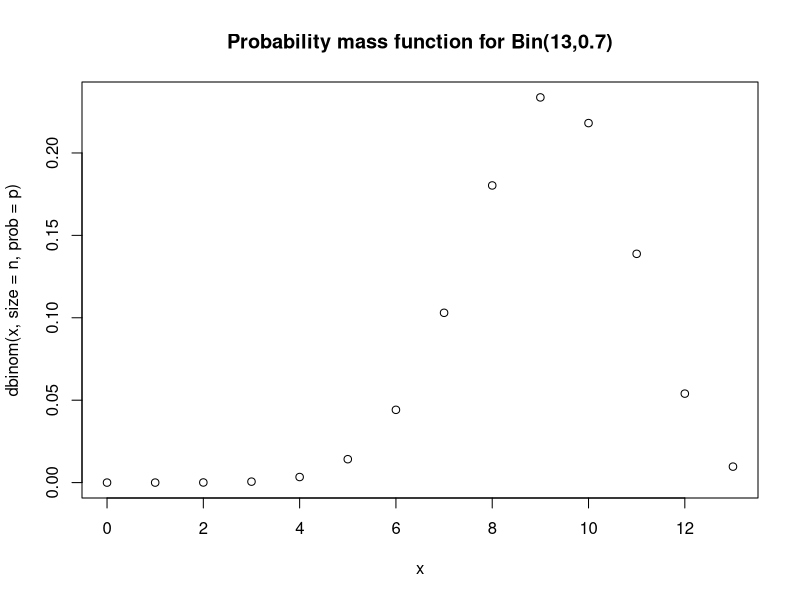
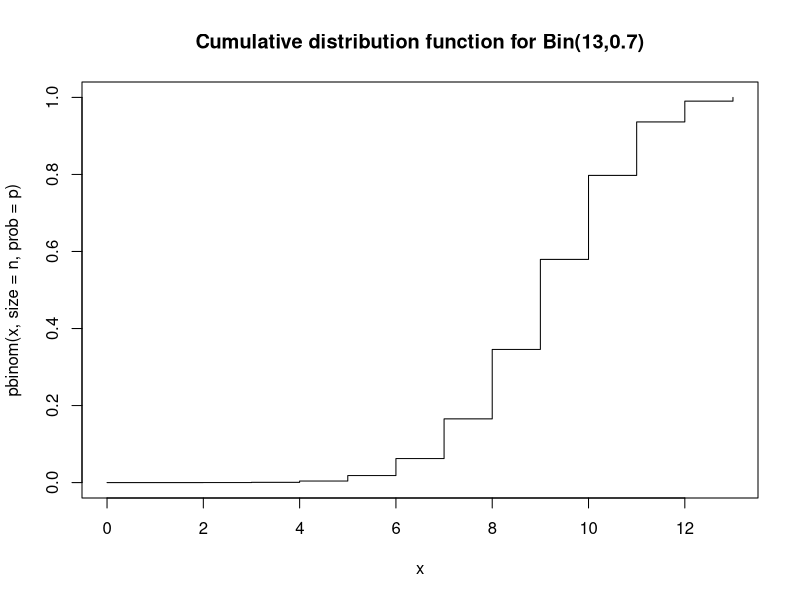
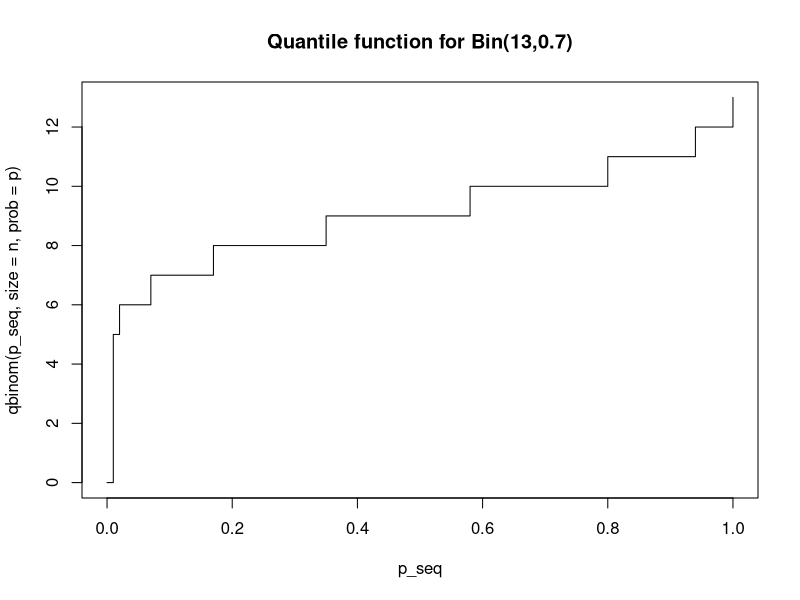
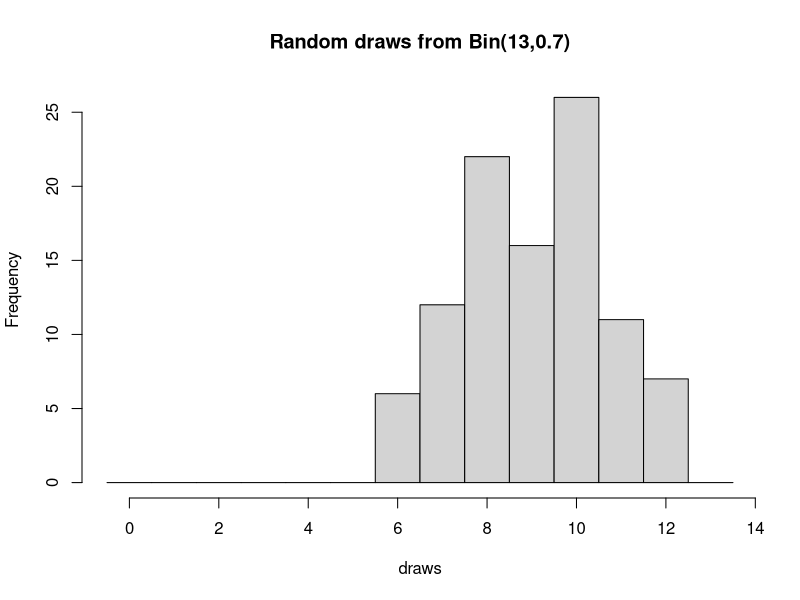
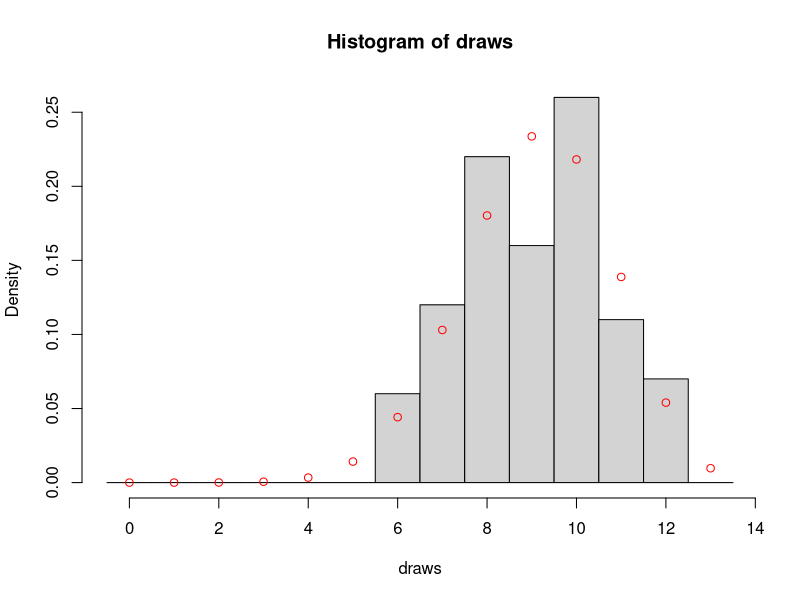
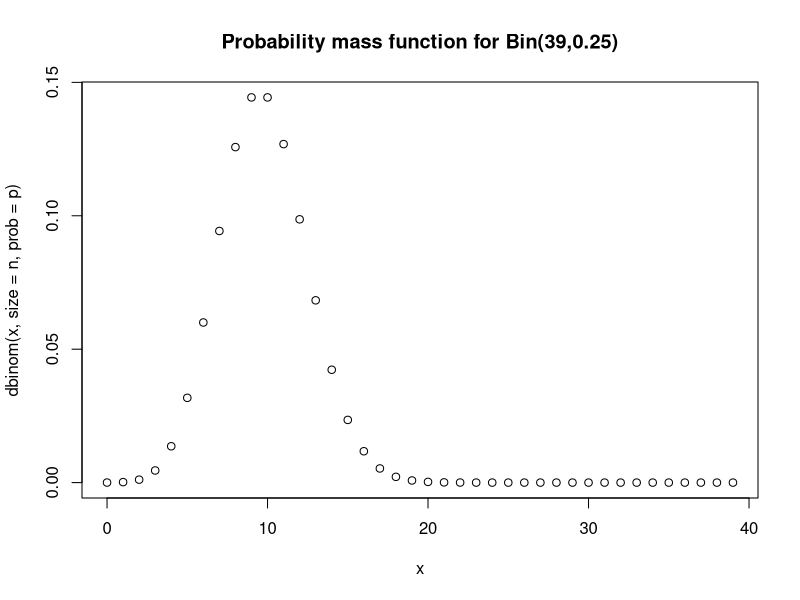
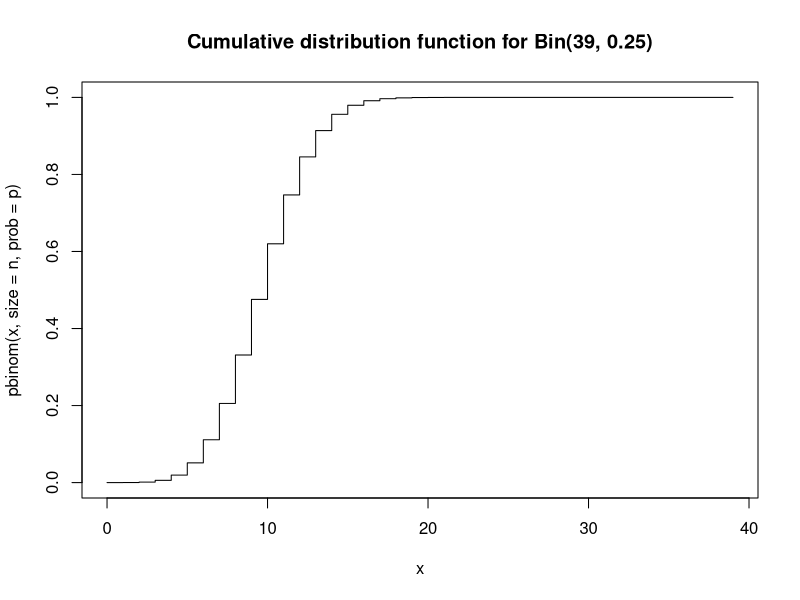
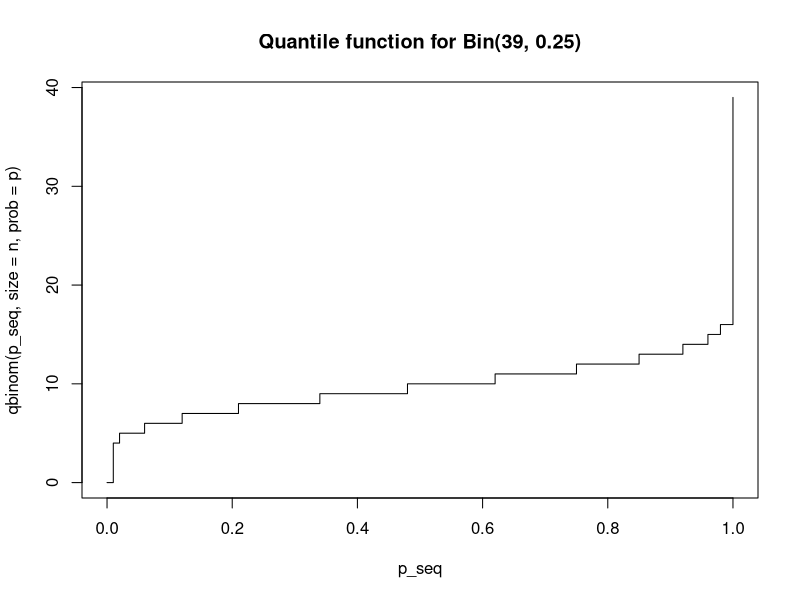

These charts were generated, in order, by the following R code:
## ---- chunk 1
n <- 13
p <- 0.7
x <- 0:n

plot(x, dbinom(x, size = n, prob = p), main = "Probability mass function for Bin(13,0.7)")
## ---- chunk 2
plot(x, pbinom(x, size = n, prob = p), type="s", main = "Cumulative distribution function for Bin(13,0.7)")
## ---- chunk 3
p_seq <- seq(from = 0, to = 1, length = 101)
plot(p_seq, qbinom(p_seq, size = n, prob = p), type="s", main = "Quantile function for Bin(13,0.7)")
## ---- chunk 4
draws <- rbinom(100, size = n, prob = p) # draw 100
brks  <- (0:(n+1)) - 0.5
hist(draws, breaks = brks, main = "Random draws from Bin(13,0.7)") 
## ---- chunk 5
hist(draws, breaks = brks, probability = TRUE)
points(x, dbinom(x, size = n, prob = p), col="red")
## ---- chunk 6
n <- 39
p <- 0.25
x <- 0:n

plot(x, dbinom(x, size = n, prob = p),                     main = 'Probability mass function for Bin(39,0.25)')
plot(x, pbinom(x, size = n, prob = p),         type = 's', main = 'Cumulative distribution function for Bin(39, 0.25)')
plot(p_seq, qbinom(p_seq, size = n, prob = p), type = 's', main = 'Quantile function for Bin(39, 0.25)')

draws <- rbinom(999, size = n, prob = p)
brks  <- (0:(n+1)) - 0.5
hist(draws, breaks = brks, probability = TRUE, main = "Random draws from Bin(39,0.25)")
points(x, dbinom(x, size = n, prob = p), col="red")
## ---- chunk 7
rate <- 2
x <- 0:10 # with no upper limit we need to decide on an upper limit

plot(x, dpois(x, lambda = rate), main = "Probability mass function for Po(2)") 
## ---- chunk 8
plot(x, ppois(x, lambda = rate), type="s", main = "Cumulative distribution function for Po(2)")
## ---- chunk 9
plot(p_seq, qpois(p_seq, lambda = rate), type="s", ylim=c(0,10), main = "Quantile function for Po(2)") # Change the y limits for comparison purposes
## ---- chunk 10
draws <- rpois(100, lambda = rate)

hist(draws, breaks = (0:(max(draws)+1)) - 0.5, probability = TRUE, main = "Random draws from Po(s)")
points(x, dpois(x, lambda = rate), col="red")
## ---- chunk 11
rate <- 23
x <- 5:40 # with no upper limit we need to decide on an upper limit

plot(x, dpois(x, lambda = rate),                   main = 'Probability mass function for Po(23)')
plot(x, ppois(x, lambda = rate),         type="s", main = 'Cumulative distribution function for Po(23)')
plot(p_seq, qpois(p_seq, lambda = rate), type="s", main = 'Quantile function for Po(23)')

draws <- rpois(999, lambda = rate) 
hist(draws, breaks = (min(draws):(max(draws)+1)) - 0.5, probability = TRUE, main = "Random draws from Po(23)")
points(x, dpois(x, lambda = rate), col="red")
## ---- chunk 12
a <- 0
b <- 1
curve(dunif(x, min = a, max = b), from = -1, to = 2,
      xlab='y', ylab='f(y)', main='Probability density function for Unif(0,1)')
## ---- chunk 13
curve(punif(x, min = a, max = b), from = -1, to = 2,
      xlab='y', ylab='f(y)', main='Cumulative distribution function for Unif(0,1)')
## ---- chunk 14
curve(qunif(x, min = a, max = b), from = 0, to = 1,
      xlab='y', ylab='f(y)', main='Quantile function for Unif(0,1)')
## ---- chunk 15
random_uniforms <- runif(100, min = a, max = b)
hist(random_uniforms, probability = TRUE, main = "Random draws from Unif(0,1)")
